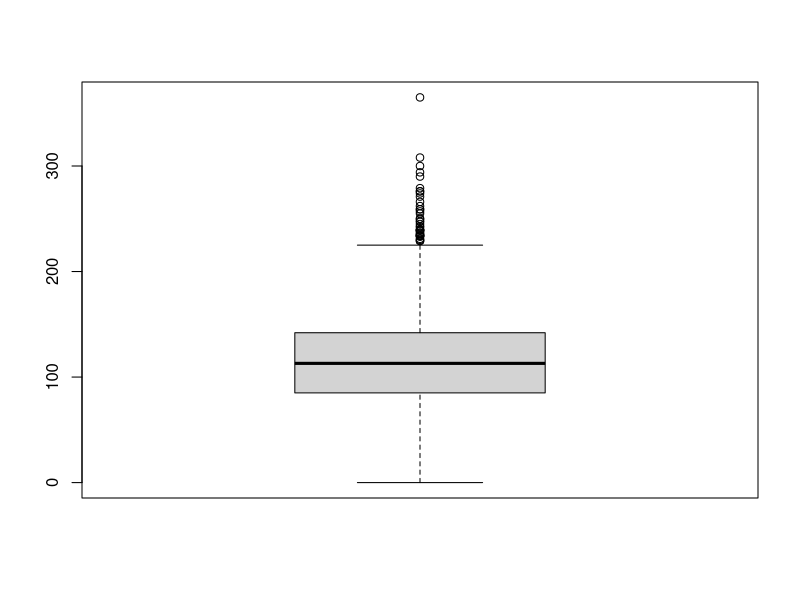
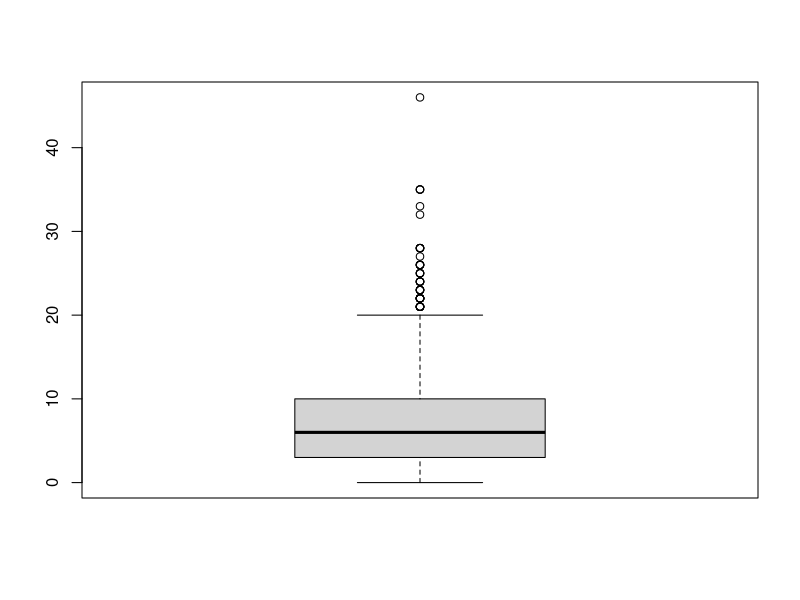
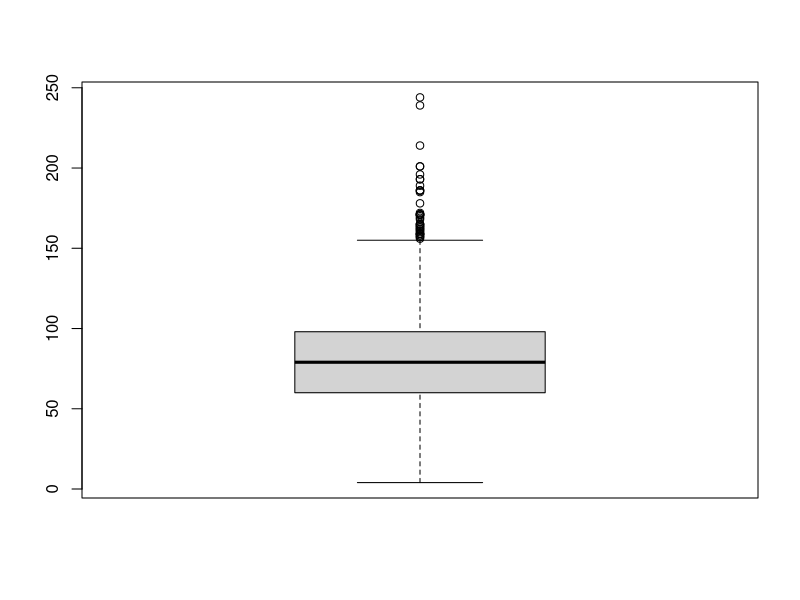
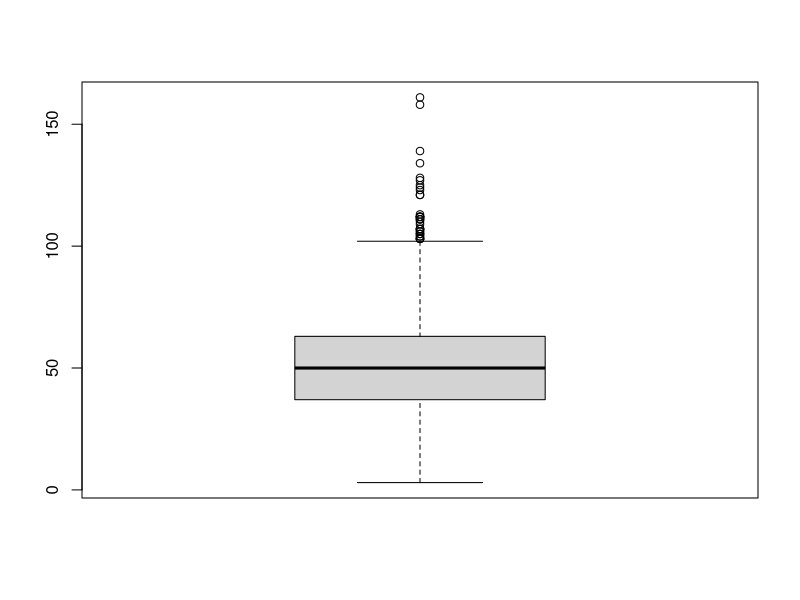
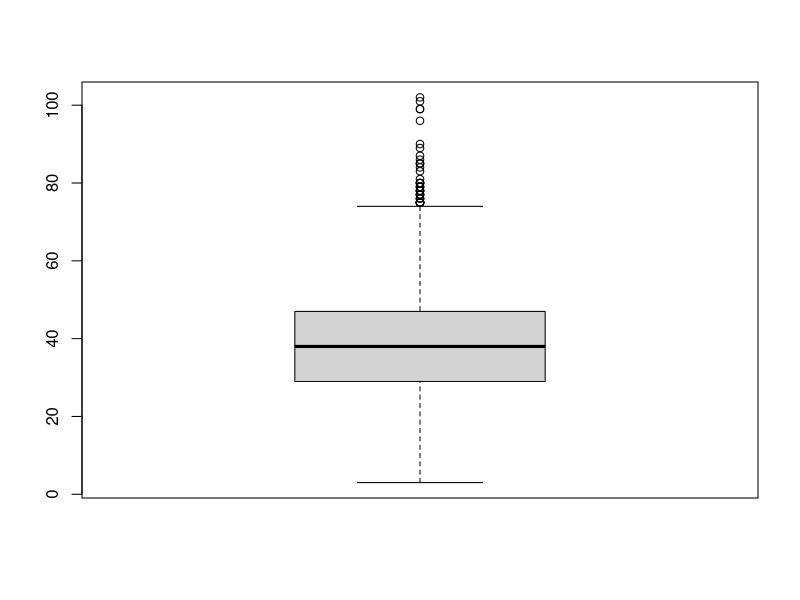
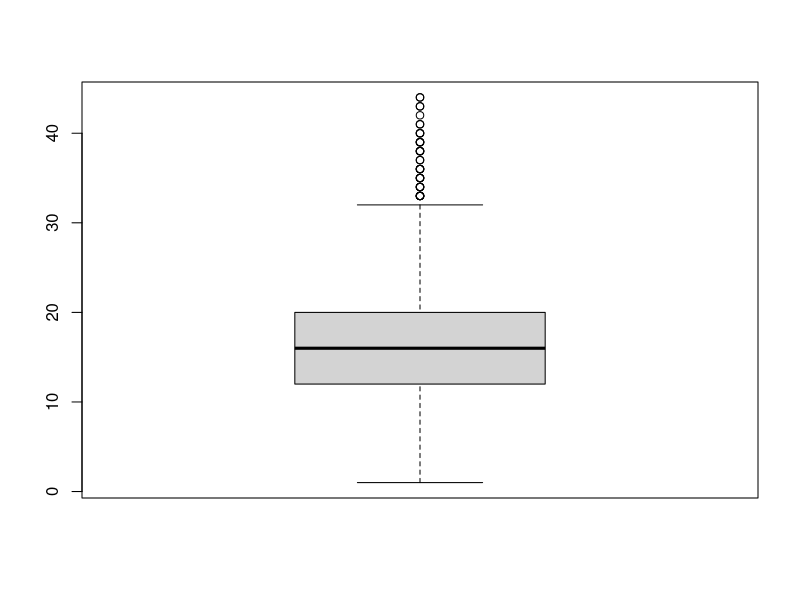
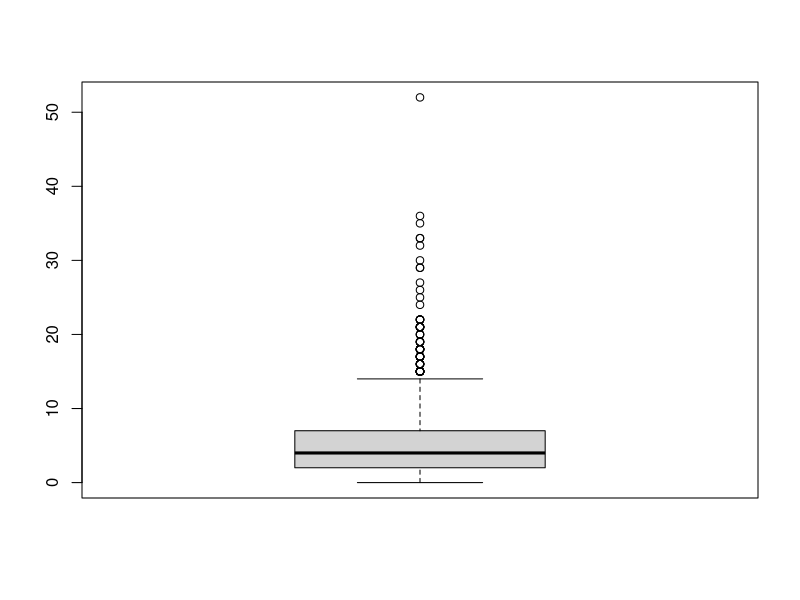
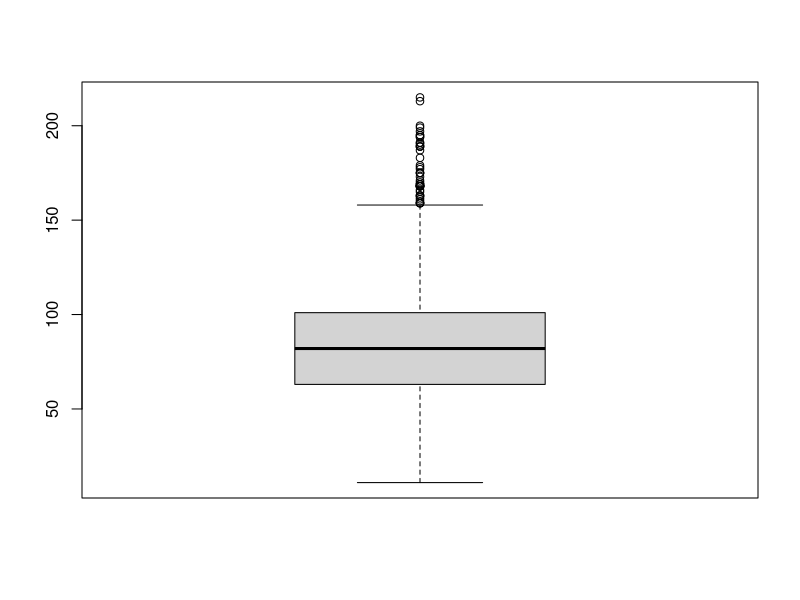

Write R code to recreate these figures, in order.
## ---- chunk 1
knitr::opts_chunk$set(echo = TRUE)

## ---- chunk 2

#setwd("D:\UOC\Tipología y ciclo de vida de los datos\Prac2\PRACT2")

# Lectura de datos

df <- read.csv("atp_2020.csv", header = TRUE, na.strings=c("","NA"))
head(df)

## ---- chunk 3
# Obtenemos el tipo de dato de cada atributo

sapply(df, function(x) class(x))

## ---- chunk 4
# Eliminamos atributos con valores null

borrar <- c("winner_seed", "winner_entry", "loser_seed", "loser_entry")
df <- df[ , !names(df) %in% borrar]

head(df)

## ---- chunk 5
# Remplazos NA

# Declaramos las columnas cualitativas objetivo
columnas_remplazo <- colnames(df)[c(11, 13, 17, 19, 24:41)]

# Calculamos la media de las columnas cualitativas
cols_mean <- rep(NA, ncol(df[,colnames(df)[c(11, 13, 17, 19, 24:41)]]))

# Redondeo de las columnas
cols_mean <- round(cols_mean)

cols_mean[columnas_remplazo] <- colMeans(df[, columnas_remplazo], na.rm = TRUE, dims = 1)

# Sustituimos los valores NA por la media de la columna en las columnas objetivo
for (x in columnas_remplazo){
  df[is.na(df[,x]), x] <- cols_mean[x]
}
head(df)
## ---- chunk 6
# Evaluamos la frecuencia de mano dominante sobre los jugadores
table(df$winner_hand, useNA="always")

table(df$loser_hand, useNA="always")

# Sustituimos los valores NA por la moda de la columna, en este caso 'R'

getmode <- function(v) {
  uniqv <- unique(v)
  uniqv[which.max(tabulate(match(v, uniqv)))]
}

df[is.na(df$loser_hand), "loser_hand"] <- getmode(df$loser_hand)

# Comprobamos que se han sustituido los valores correctamente

table(df$loser_hand, useNA="always")

head(df)
## ---- chunk 7
df[,c("winner_ht", "winner_age", "loser_ht", "loser_age")] <-
  round(df[,c("winner_ht", "winner_age", "loser_ht", "loser_age")],0)

head(df)
## ---- chunk 8
# Redondeamos los valores de las columnas seleccionadas

df[,c("winner_ht", "winner_age", "loser_ht", "loser_age")] <- 
  round(df[,c("winner_ht", "winner_age", "loser_ht", "loser_age")],0)

head(df)

# Gestión de los valores extremos para algunas de las variables

# Minutos jugados
boxplot(df$minutes)$out

# Numero w_Ace
boxplot(df$w_ace)$out

# Numero w_svpt
boxplot(df$w_svpt)$out

# Numero w_1stIn
boxplot(df$w_1stIn)$out

# Numero w_1stWon
boxplot(df$w_1stWon)$out

# Numero w_2ndWon
boxplot(df$w_2ndWon)$out

# Numero l_Ace
boxplot(df$l_ace)$out

# Numero l_svpt
boxplot(df$l_svpt)$out

# Numero l_1stIn
boxplot(df$l_1stIn)$out

# Numero l_1stWon
boxplot(df$l_1stWon)$out

# Numero l_2ndWon
boxplot(df$l_2ndWon)$out


## ---- chunk 9
library(dplyr)
# Creamos un dataframe con todos los jugadores que 
# han disputado algún partido de los torneos de 2020. 
jugadores <- df[,8:13]
colnames(jugadores) <- c("id", "name", "hand", "height", "country", "age")
todos_jugadores <- jugadores
jugadores <- df[,14:19]
colnames(jugadores) <- c("id", "name", "hand", "height", "country", "age")
todos_jugadores <- rbind(todos_jugadores, jugadores)
rm(jugadores)
todos_jugadores <- distinct(todos_jugadores, id, .keep_all = TRUE)

# Adicionalmente, creamos nuevos campos con las principales 
# estadisticas de juego.
win <- rep(0, nrow(todos_jugadores))
lose <- win
aces <- win
d_faults <- win
svpt <- win
first_in <- win
first_won <- win
second_won <- win
svgms <- win
bp_faced <- win

for (i in 1:nrow(todos_jugadores)){
  for (j in 1:nrow(df)){
    if (todos_jugadores$id[i]==df$winner_id[j]){
      win[i] <- win[i]+1
      aces[i] <- aces[i] + df$w_ace[j]
      d_faults[i] <- d_faults[i] + df$w_df[j]
      svpt[i] <- svpt[i] + df$w_svpt[j]
      first_in[i] <- first_in[i] + df$w_1stIn[j]
      first_won[i] <- first_won[i] + df$w_1stWon[j]
      second_won[i] <- second_won[i] + df$w_2ndWon[j]
      svgms[i] <- svgms[i] + df$w_SvGms[j]
      bp_faced[i] <- bp_faced[i] + df$w_bpFaced[j]
    } else if (todos_jugadores$id[i]==df$loser_id[j]){
      lose[i] <- lose[i]+1
      aces[i] <- aces[i] + df$l_ace[j]
      d_faults[i] <- d_faults[i] + df$l_df[j]
      svpt[i] <- svpt[i] + df$l_svpt[j]
      first_in[i] <- first_in[i] + df$l_1stIn[j]
      first_won[i] <- first_won[i] + df$l_1stWon[j]
      second_won[i] <- second_won[i] + df$l_2ndWon[j]
      svgms[i] <- svgms[i] + df$l_SvGms[j]
      bp_faced[i] <- bp_faced[i] + df$l_bpFaced[j]
    }
  }
}
# Creamos la variables victorias netas por partido jugado.
net_wins <- (win-lose)/(win+lose)

# Calculamos todas las variables en función de los partidos 
# disputados por cada jugador.
aces <- aces/(win+lose)
d_faults <- d_faults/(win+lose)
svpt <- svpt/(win+lose)
first_in <- first_in/(win+lose)
first_won <- first_won/(win+lose)
second_won <- second_won/(win+lose)
svgms <- svgms/(win+lose)
bp_faced <- bp_faced/(win+lose)

# Integramos las nuevas variables a nuestro dataframe.
nuevos_campos <- cbind(win, lose, net_wins,
                       aces, d_faults, svpt,
                       first_in, first_won, 
                       second_won, svgms,
                       bp_faced)

todos_jugadores <- cbind(todos_jugadores, nuevos_campos)

# NOTA: Omitimos la variable de break points salvados ya que vemos que está incluida
# su relación con las victorias a través de los break point enfrentados.


# Agrupamos entre jugadores diestros, zurdos y ambidiestro.
todos_jugadores_dcha <- todos_jugadores[todos_jugadores$hand=="R",]
todos_jugadores_izq <- todos_jugadores[todos_jugadores$hand=="L",]
todos_jugadores_amb <- todos_jugadores[todos_jugadores$hand=="U",]

## ---- chunk 10
library(nortest)
alpha = 0.05
nombre_col = colnames(todos_jugadores)
for (i in 1:ncol(todos_jugadores)) {
  if (i == 1) cat("Las variables que NO siguen una distribución normal son las siguientes:\n")
  if (is.integer(todos_jugadores[,i]) | is.numeric(todos_jugadores[,i])) {
    p_val = ad.test(todos_jugadores[,i])$p.value
    if (p_val < alpha) {
      cat(nombre_col[i])
      # Format output
      if (i <= ncol(todos_jugadores) - 1) cat(", ")
    }
  }
}
## ---- chunk 11
fligner.test(net_wins ~ hand, data = todos_jugadores)
## ---- chunk 12
fligner.test(net_wins ~ country, data = todos_jugadores)
## ---- chunk 13
cor(todos_jugadores[,c(4,6,9:ncol(todos_jugadores))], method = "spearman")
## ---- chunk 14
cor.test(todos_jugadores$net_wins, todos_jugadores$bp_faced, 
         method = "spearman", exact = FALSE)
cor.test(todos_jugadores$net_wins, todos_jugadores$height, 
         method = "spearman", exact = FALSE)
cor.test(todos_jugadores$net_wins, todos_jugadores$first_won, 
         method = "spearman", exact = FALSE)
cor.test(todos_jugadores$net_wins, todos_jugadores$aces, 
         method = "spearman", exact = FALSE)
## ---- chunk 15
modelo1 <- lm(net_wins ~ height + age + aces 
              + first_won + second_won + bp_faced, 
              data = todos_jugadores)

modelo2 <- lm(net_wins ~ height + age + aces 
              + hand + country + first_won + second_won + bp_faced, 
              data = todos_jugadores)

modelo3 <- lm(net_wins ~ height + age + aces 
              + first_won + bp_faced, 
              data = todos_jugadores)

modelo4 <- lm(net_wins ~ height + age + hand 
              + country + first_won + second_won, 
              data = todos_jugadores)

modelo5 <- lm(net_wins ~ height + age + aces 
              + hand + country, 
              data = todos_jugadores)

modelo6 <- lm(net_wins ~ height + age + aces 
              + first_won + second_won, 
              data = todos_jugadores)
## ---- chunk 16

tabla.coeficientes <- matrix(c(1, summary(modelo1)$r.squared, 
                               2, summary(modelo2)$r.squared, 
                               3, summary(modelo3)$r.squared, 
                               4, summary(modelo4)$r.squared, 
                               5, summary(modelo5)$r.squared,
                               6, summary(modelo6)$r.squared), 
                             ncol = 2, byrow = TRUE)

colnames(tabla.coeficientes) <- c("Modelo", "R^2")
tabla.coeficientes
## ---- chunk 17
prediccion1 <- data.frame(height = 188,
                         age =  33,
                         aces = 6,
                         hand = "R",
                         country = "SRB", 
                         first_won = 37,
                         second_won = 14, 
                         bp_faced = 5
)

prediccion2 <- data.frame(height = 199,
                         age = 22,
                         aces = 15,
                         hand = "L",
                         country = "ESP", 
                         first_won = 50,
                         second_won = 30, 
                         bp_faced = 5
)

predict(modelo2, prediccion1)
predict(modelo2, prediccion2)
## ---- chunk 18
vic_jug_zurdos <- todos_jugadores$net_wins[todos_jugadores$hand=="L"]
vic_jug_diestros <- todos_jugadores$net_wins[todos_jugadores$hand=="R"]
## ---- chunk 19
t.test(vic_jug_diestros, vic_jug_zurdos, alternative = "less")
## ---- chunk 20
library("ggpubr")
# Gráfico de la relación entre los break points en contra 
# y el número de victorias netas en el año.
ggscatter(todos_jugadores, x = "net_wins", y = "bp_faced", 
          add = "reg.line", conf.int = TRUE, 
          cor.coef = TRUE, cor.method = "spearman",
          xlab = "Victorias netas", 
          ylab = "Break points en contra por partido")

# Gráfico de la relación entre la altura 
# y el número de victorias netas en el año.
ggscatter(todos_jugadores, x = "net_wins", y = "height", 
          add = "reg.line", conf.int = TRUE, 
          cor.coef = TRUE, cor.method = "spearman",
          xlab = "Victorias netas", ylab = "Altura")

# Gráfico de la relación entre los puntos ganados con el primer saque 
# y el número de victorias netas en el año.
ggscatter(todos_jugadores, x = "net_wins", y = "first_won", 
          add = "reg.line", conf.int = TRUE, 
          cor.coef = TRUE, cor.method = "spearman",
          xlab = "Victorias netas", 
          ylab = "Puntos ganados con el primer saque por partido")

# Gráfico de la relación entre el número de saques directos 
# y el número de victorias netas en el año.
ggscatter(todos_jugadores, x = "net_wins", y = "aces", 
          add = "reg.line", conf.int = TRUE, 
          cor.coef = TRUE, cor.method = "spearman",
          xlab = "Victorias netas", ylab = "Saques directos por partido")

# Gráfico de la relación entre la edad 
# y el número de victorias netas en el año.
ggscatter(todos_jugadores, x = "net_wins", y = "age", 
          add = "reg.line", conf.int = TRUE, 
          cor.coef = TRUE, cor.method = "spearman",
          xlab = "Victorias netas", ylab = "Edad")

# Gráfico de la relación entre la mano hábil 
#y el número de victorias netas en el año.
boxplot(todos_jugadores$net_wins ~ todos_jugadores$hand, 
        xlab = "Mano hábil", ylab = "Victorias netas")
